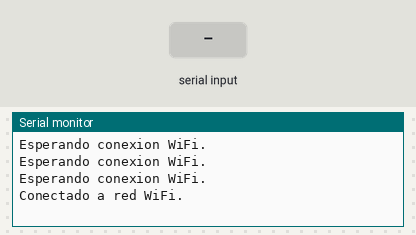
Recording of a sketch running on a simulated ESP8266 (NodeMCU). Shown: the last lines printed to the serial monitor. Inputs (shaded band) come from the test bench. WiFi joins after 1.5 s; servers stay silent unless stated; uploads are accepted with an empty reply.

Above: at 2.7 s.
2.8 s: "," received over Serial
At 5.0 s:
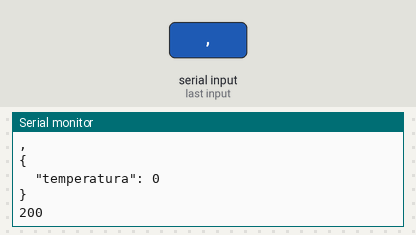
5.3 s: "90,45\n" received over Serial
At 6.46 s:
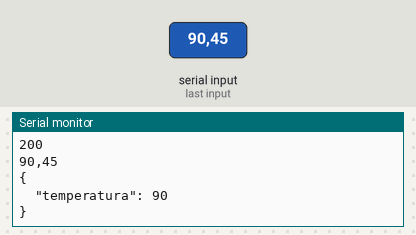

The sketch:

WIFI_PROYECTO2.ino
```cpp
// ::::::::::::::::::::::::::::::::::::::::::::::::::::::::::::::::::::::::::::::
// ::::::::::::::::::::::::::::::::: PROYECTO 2 :::::::::::::::::::::::::::::::::
// ::::::::::::::::::::::::::::::::::::::::::::::::::::::::::::::::::::::::::::::
#include <ESP8266HTTPClient.h>
#include <ESP8266WiFi.h>
#include <ArduinoJson.h>

const char* ssid = "Arqui2";
const char* password = "12345678";

float temperatura;

void setup() {
  Serial.begin(115200);              //Serial connection
  WiFi.begin(ssid, password);  //WiFi connection

  while (WiFi.status() != WL_CONNECTED) {  //Wait for the WiFI connection completion
    delay(500);
    Serial.println("Esperando conexion WiFi.");
  }
  Serial.println("Conectado a red WiFi.");

}

void loop() {
  // ###############################  WIFI   ###############################
  if (WiFi.status() == WL_CONNECTED)
  { //Check WiFi connection status
    if (Serial.available())
    {
      String datos = Serial.readString();
      //Serial.print("Los datos recibidos son");
      Serial.println(datos);
      int cont = 0;
      String val = "";
      for (int i = 0; i < datos.length(); i++)
      {
        if (datos[i] == ',')
        {
          switch (cont)
          {
            case 0: {
                temperatura = stof(val);
                val = "";
                break;
              }
          }
          cont++;
        }
        else
        {
          val += datos[i];
        }
      }
      enviar();
      delay(1000);
    }
  }
  else
  {
    Serial.println("Error en conexion WiFi.");
  }
}

// ::::::::::::::::::::::::::::::::::::::::::::::::::::::::::::::::::::::::::::::
// ********************************      C O D E      ********************************
// ::::::::::::::::::::::::::::::::::::::::::::::::::::::::::::::::::::::::::::::

// ###############################  ENVIAR   ###############################
void enviar() {
  StaticJsonBuffer<200> JSONbuffer;   //Declaring static JSON buffer
  JsonObject& JSONencoder = JSONbuffer.createObject();
  // |||||||||||||  Estructura de JSON  |||||||||||||
  JSONencoder["temperatura"] = temperatura;
  char JSONmessageBuffer[200];
  JSONencoder.prettyPrintTo(JSONmessageBuffer, sizeof(JSONmessageBuffer));
  Serial.println(JSONmessageBuffer);

  HTTPClient http;    //Declare object of class HTTPClient

  http.begin("http://api-p1-ace2.herokuapp.com/temperatura");      //Specify request destination
  http.addHeader("Content-Type", "application/json");  //Specify content-type header
  int httpCode = http.POST(JSONmessageBuffer);   //Send the request
  String payload = http.getString();            //Get the response payload

  Serial.println(httpCode);   //Print HTTP return code
  Serial.println(payload);    //Print request response payload

  http.end();  //Close connection
}

// Funcion para convertir a float un String
float stof(String Texto) {
  char cadena[Texto.length() + 1];
  Texto.toCharArray(cadena, Texto.length() + 1);
  float myFloat = atof(cadena);

  return myFloat;
}
```

Measured:
- after the input at 2.8 s, the serial monitor: prints a new line after 1.0 s (image 1)
- after the input at 5.3 s, the serial monitor: prints a new line after 1.0 s (image 2)
